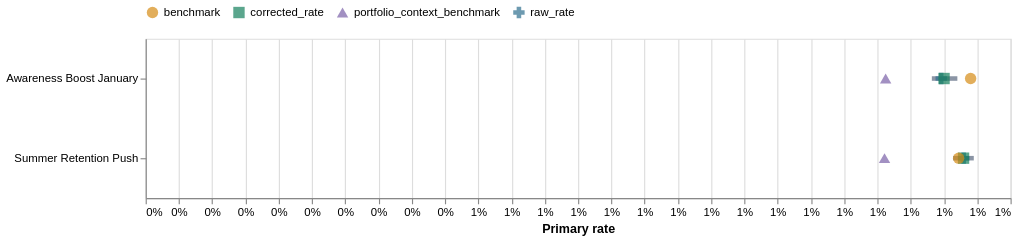

The code cell stored with this chart in its notebook:
### Markdown cell above
## 6. Raw Rate, Corrected Rate, Benchmark, And Range

The corrected rate is a weighted compromise between peer evidence and the campaign's
own evidence. Small samples move more toward the selected peer center; large samples
retain more of their raw result. The horizontal line is the campaign's 95% plausible
score range. The portfolio-context point is displayed for orientation only.

### Code cell
score_chart_data = campaigns.dropna(subset=["corrected_rate"]).copy()
if score_chart_data.empty:
    display(Markdown(
        "**No corrected campaign scores:** neither the same objective nor a configured "
        "compatible fallback group has two valid peers."
    ))
else:
    y = alt.Y("campaign_name:N", sort="-x", title=None)
    ranges = alt.Chart(score_chart_data).mark_rule(strokeWidth=4, color="#8b95a5").encode(
        y=y,
        x=alt.X("range_low:Q", title="Primary rate", axis=alt.Axis(format=".0%")),
        x2="range_high:Q",
        tooltip=[
            alt.Tooltip("campaign_name:N", title="Campaign"),
            alt.Tooltip("range_low:Q", title="95% low", format=".2%"),
            alt.Tooltip("range_high:Q", title="95% high", format=".2%"),
        ],
    )
    points = score_chart_data[[
        "campaign_name", "raw_rate", "corrected_rate", "benchmark",
        "portfolio_context_benchmark"
    ]].melt("campaign_name", var_name="Estimate", value_name="Rate")
    point_layer = alt.Chart(points).mark_point(filled=True, size=100).encode(
        y=y,
        x=alt.X("Rate:Q", axis=alt.Axis(format=".0%")),
        color=alt.Color(
            "Estimate:N",
            scale=alt.Scale(
                domain=[
                    "raw_rate", "corrected_rate", "benchmark",
                    "portfolio_context_benchmark"
                ],
                range=["#2f6f8f", "#16815d", "#d68c16", "#7b61a8"],
            ),
            legend=alt.Legend(orient="top", title=None),
        ),
        shape=alt.Shape("Estimate:N", legend=None),
        tooltip=[
            alt.Tooltip("campaign_name:N", title="Campaign"),
            alt.Tooltip("Estimate:N"),
            alt.Tooltip("Rate:Q", format=".2%"),
        ],
    )
    display((ranges + point_layer).properties(
        width=760, height=max(140, len(score_chart_data) * 52)
    ))

### Figure 1 — Vega-Lite specification as saved in the notebook (floating-point values rounded to 4 significant figures)
{"config": {"view": {"continuousWidth": 300, "continuousHeight": 300}}, "layer": [{"data": {"name": "data-56e07e8bab06515afc788fef086897a0"}, "mark": {"type": "rule", "color": "#8b95a5", "strokeWidth": 4}, "encoding": {"tooltip": [{"field": "campaign_name", "title": "Campaign", "type": "nominal"}, {"field": "range_low", "format": ".2%", "title": "95% low", "type": "quantitative"}, {"field": "range_high", "format": ".2%", "title": "95% high", "type": "quantitative"}], "x": {"axis": {"format": ".0%"}, "field": "range_low", "title": "Primary rate", "type": "quantitative"}, "x2": {"field": "range_high"}, "y": {"field": "campaign_name", "sort": "-x", "title": null, "type": "nominal"}}}, {"data": {"name": "data-001045430efcb5aee9002410f6060087"}, "mark": {"type": "point", "filled": true, "size": 100}, "encoding": {"color": {"field": "Estimate", "legend": {"orient": "top", "title": null}, "scale": {"domain": ["raw_rate", "corrected_rate", "benchmark", "portfolio_context_benchmark"], "range": ["#2f6f8f", "#16815d", "#d68c16", "#7b61a8"]}, "type": "nominal"}, "shape": {"field": "Estimate", "legend": null, "type": "nominal"}, "tooltip": [{"field": "campaign_name", "title": "Campaign", "type": "nominal"}, {"field": "Estimate", "type": "nominal"}, {"field": "Rate", "format": ".2%", "type": "quantitative"}], "x": {"axis": {"format": ".0%"}, "field": "Rate", "type": "quantitative"}, "y": {"field": "campaign_name", "sort": "-x", "title": null, "type": "nominal"}}}], "height": 140, "width": 760, "$schema": "https://vega.github.io/schema/vega-lite/v5.20.1.json", "datasets": {"data-56e07e8bab06515afc788fef086897a0": [{"campaign_id": "120209876543220002", "campaign_name": "Awareness Boost January", "objective": "OUTCOME_AWARENESS", "entity_status": "COMPLETED", "start_date": "2026-01-15T00:00:00", "end_date": "2026-02-14T00:00:00", "entity_id": "120209876543220002", "entity_name": "Awareness Boost January", "parent_entity_id": null, "entity_level": "campaign", "media_start": "2026-01-15T00:00:00", "media_end": "2026-02-14T00:00:00", "active_days": 31, "impressions": 1089878, "link_clicks": 13033, "spend": 5967.0, "invalid_reach_rows": 4, "observed_conversations": 4, "mature_conversations": 4, "unresolved_conversations": 0, "unique_customers": 4, "mature_orders_created": 2, "delivered_orders": 1, "net_revenue": 1096.0, "mature_unique_customers": 4, "delivered_customers": 1, "semantic_conversations": 4, "high_purchase_intent_rate": 0.75, "price_blocking_rate": 0.0, "barrier_resolution_rate": 0.5, "ad_alignment_rate": 0.5, "agent_helpful_rate": 1.0, "next_step_agreement_rate": 0.75, "next_step_order_progression_rate": 0.6667, "top_customer_need": "شراء Madagascar vanilla beans و sage tea", "top_barrier": "product_fit", "top_value_driver": "quality", "running_days": 31, "link_ctr": 0.01196, "cpm": 5.475, "cpc": 0.4578, "order_creation_rate": 0.5, "customer_delivered_rate": 0.25, "cost_per_created_order": 2983.0, "net_roas": 0.1837, "semantic_coverage_rate": 1.0, "score_metric": "link_ctr", "score_numerator": "link_clicks", "score_denominator": "impressions", "score_direction": "higher", "score_successes": 13030.0, "score_trials": 1090000.0, "raw_rate": 0.01196, "corrected_rate": 0.012, "range_low": 0.01182, "range_high": 0.0122, "benchmark": 0.0124, "benchmark_peer_count": 2, "same_objective_peer_count": 1, "benchmark_scope": "shared_primary_kpi_group", "benchmark_quality": "provisional", "portfolio_context_benchmark": 0.01112, "portfolio_context_peer_count": 11, "expected_lift": -0.0004036, "lift_low": -0.001086, "lift_high": 0.0002681, "probability_better": 0.1224, "statistical_decision": "hold", "evidence_status": "sufficient", "efficiency_metric": "cpm", "efficiency_direction": "lower", "efficiency_value": 5.475, "efficiency_benchmark": 4.986, "efficiency_peer_count": 1, "efficiency_comparison": "worse_than_peer", "recommended_action": "keep_as_test", "reason_codes": ["PRIMARY_LIFT_RANGE_CROSSES_ZERO", "SAME_OBJECTIVE_PEERS_INSUFFICIENT", "FALLBACK_TO_SHARED_PRIMARY_KPI_GROUP", "FALLBACK_ACTION_CAPPED_AT_TEST"], "semantic_score": {"metric": "ad_alignment", "definition": "The customer's central need is aligned with the ad promise; partial and mismatch are assessed negatives.", "unit": "earliest_mature_conversation_per_customer", "eligible_customers": 4, "successes": 2, "trials": 4, "unknown_customers": 0, "missing_customers": 0, "raw_rate": 0.5, "corrected_rate": 0.5, "range_low": 0.1263, "range_high": 0.8771, "prior_alpha": 0.5, "prior_beta": 0.5, "posterior_alpha": 2.5, "posterior_beta": 2.5, "prior_source": "jeffreys_no_peer_comparison", "benchmark": null, "peer_count": 1, "lift_low": null, "lift_high": null, "probability_better": null, "status": "insufficient_evidence", "evidence_status": "limited", "validation_status": "automated_labels_unreviewed"}}, {"campaign_id": "120209876543220012", "campaign_name": "Summer Retention Push", "objective": "OUTCOME_AWARENESS", "entity_status": "COMPLETED", "start_date": "2026-06-05T00:00:00", "end_date": "2026-06-27T00:00:00", "entity_id": "120209876543220012", "entity_name": "Summer Retention Push", "parent_entity_id": null, "entity_level": "campaign", "media_start": "2026-06-05T00:00:00", "media_end": "2026-06-27T00:00:00", "active_days": 23, "impressions": 1806267, "link_clicks": 22208, "spend": 9007.0, "invalid_reach_rows": 3, "observed_conversations": 16, "mature_conversations": 15, "unresolved_conversations": 1, "unique_customers": 16, "mature_orders_created": 9, "delivered_orders": 7, "net_revenue": 4722.0, "mature_unique_customers": 15, "delivered_customers": 7, "semantic_conversations": 16, "high_purchase_intent_rate": 0.7143, "price_blocking_rate": 0.0, "barrier_resolution_rate": 0.4, "ad_alignment_rate": 0.1875, "agent_helpful_rate": 1.0, "next_step_agreement_rate": 0.7857, "next_step_order_progression_rate": 0.9091, "top_customer_need": "Place an order for groceries: 1L olive oil, sourdough, and parmesan if available.", "top_barrier": "product_fit", "top_value_driver": "product_fit", "running_days": 23, "link_ctr": 0.01229, "cpm": 4.986, "cpc": 0.4056, "order_creation_rate": 0.6, "customer_delivered_rate": 0.4667, "cost_per_created_order": 1001.0, "net_roas": 0.5243, "semantic_coverage_rate": 1.0, "score_metric": "link_ctr", "score_numerator": "link_clicks", "score_denominator": "impressions", "score_direction": "higher", "score_successes": 22210.0, "score_trials": 1806000.0, "raw_rate": 0.01229, "corrected_rate": 0.01229, "range_low": 0.01214, "range_high": 0.01245, "benchmark": 0.01222, "benchmark_peer_count": 2, "same_objective_peer_count": 1, "benchmark_scope": "shared_primary_kpi_group", "benchmark_quality": "provisional", "portfolio_context_benchmark": 0.01111, "portfolio_context_peer_count": 11, "expected_lift": 6.824e-05, "lift_low": -0.001024, "lift_high": 0.001157, "probability_better": 0.5502, "statistical_decision": "hold", "evidence_status": "sufficient", "efficiency_metric": "cpm", "efficiency_direction": "lower", "efficiency_value": 4.986, "efficiency_benchmark": 5.475, "efficiency_peer_count": 1, "efficiency_comparison": "better_than_peer", "recommended_action": "keep_as_test", "reason_codes": ["PRIMARY_LIFT_RANGE_CROSSES_ZERO", "SAME_OBJECTIVE_PEERS_INSUFFICIENT", "FALLBACK_TO_SHARED_PRIMARY_KPI_GROUP", "FALLBACK_ACTION_CAPPED_AT_TEST"], "semantic_score": {"metric": "ad_alignment", "definition": "The customer's central need is aligned with the ad promise; partial and mismatch are assessed negatives.", "unit": "earliest_mature_conversation_per_customer", "eligible_customers": 15, "successes": 3, "trials": 15, "unknown_customers": 0, "missing_customers": 0, "raw_rate": 0.2, "corrected_rate": 0.2188, "range_low": 0.05958, "range_high": 0.4329, "prior_alpha": 0.5, "prior_beta": 0.5, "posterior_alpha": 3.5, "posterior_beta": 12.5, "prior_source": "jeffreys_no_peer_comparison", "benchmark": null, "peer_count": 1, "lift_low": null, "lift_high": null, "probability_better": null, "status": "no_peer_comparison", "evidence_status": "sufficient", "validation_status": "automated_labels_unreviewed"}}], "data-001045430efcb5aee9002410f6060087": [{"campaign_name": "Awareness Boost January", "Estimate": "raw_rate", "Rate": 0.01196}, {"campaign_name": "Summer Retention Push", "Estimate": "raw_rate", "Rate": 0.01229}, {"campaign_name": "Awareness Boost January", "Estimate": "corrected_rate", "Rate": 0.012}, {"campaign_name": "Summer Retention Push", "Estimate": "corrected_rate", "Rate": 0.01229}, {"campaign_name": "Awareness Boost January", "Estimate": "benchmark", "Rate": 0.0124}, {"campaign_name": "Summer Retention Push", "Estimate": "benchmark", "Rate": 0.01222}, {"campaign_name": "Awareness Boost January", "Estimate": "portfolio_context_benchmark", "Rate": 0.01112}, {"campaign_name": "Summer Retention Push", "Estimate": "portfolio_context_benchmark", "Rate": 0.01111}]}}
